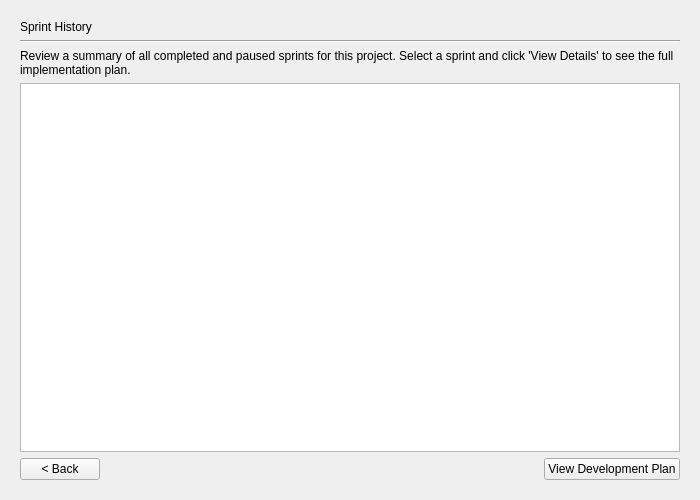
<?xml version="1.0" encoding="UTF-8"?>
<ui version="4.0">
 <class>SprintHistoryPage</class>
 <widget class="QWidget" name="SprintHistoryPage">
  <property name="geometry">
   <rect>
    <x>0</x>
    <y>0</y>
    <width>700</width>
    <height>500</height>
   </rect>
  </property>
  <property name="windowTitle">
   <string>Form</string>
  </property>
  <layout class="QVBoxLayout" name="verticalLayout">
   <property name="leftMargin">
    <number>20</number>
   </property>
   <property name="topMargin">
    <number>20</number>
   </property>
   <property name="rightMargin">
    <number>20</number>
   </property>
   <property name="bottomMargin">
    <number>20</number>
   </property>
   <item>
    <widget class="QLabel" name="headerLabel">
     <property name="text">
      <string>Sprint History</string>
     </property>
    </widget>
   </item>
   <item>
    <widget class="QFrame" name="line">
    <property name="frameShape">
    <enum>QFrame::HLine</enum>
    </property>
    <property name="frameShadow">
    <enum>QFrame::Sunken</enum>
    </property>
    </widget>
   </item>
   <item>
    <widget class="QLabel" name="instructionLabel">
     <property name="text">
      <string>Review a summary of all completed and paused sprints for this project. Select a sprint and click 'View Details' to see the full implementation plan.</string>
     </property>
     <property name="wordWrap">
      <bool>true</bool>
     </property>
    </widget>
   </item>
   <item>
    <widget class="QTableView" name="sprintsTableView"/>
   </item>
   <item>
    <layout class="QHBoxLayout" name="horizontalLayout">
     <item>
      <widget class="QPushButton" name="backButton">
       <property name="text">
        <string>&lt; Back</string>
       </property>
      </widget>
     </item>
     <item>
      <spacer name="horizontalSpacer">
       <property name="orientation">
        <enum>Qt::Horizontal</enum>
       </property>
       <property name="sizeHint" stdset="0">
        <size>
         <width>40</width>
         <height>20</height>
        </size>
       </property>
      </spacer>
     </item>
     <item>
      <widget class="QPushButton" name="viewDetailsButton">
       <property name="text">
        <string>View Development Plan</string>
       </property>
      </widget>
     </item>
    </layout>
   </item>
  </layout>
 </widget>
 <resources/>
 <connections/>
</ui>
